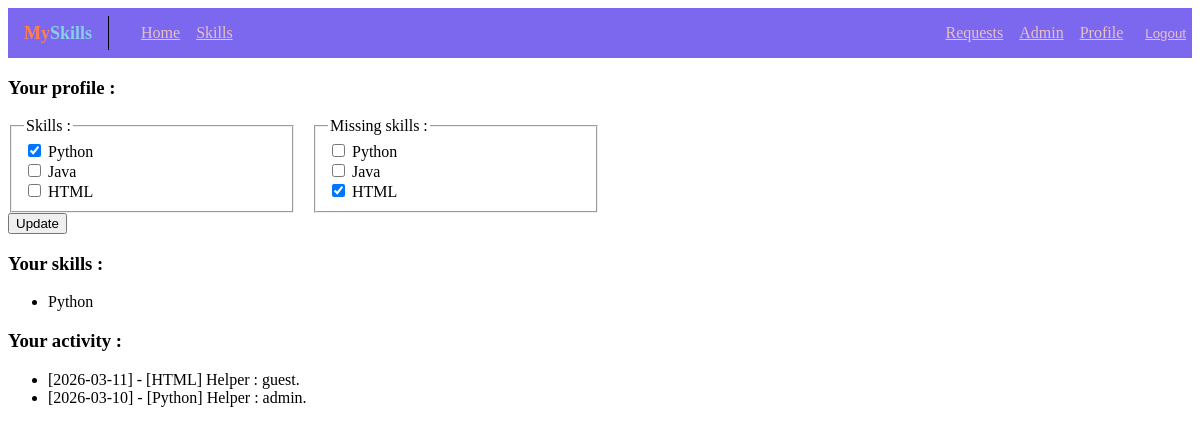
Page /skills/profile/1/ (signed in) on the earlier database version.
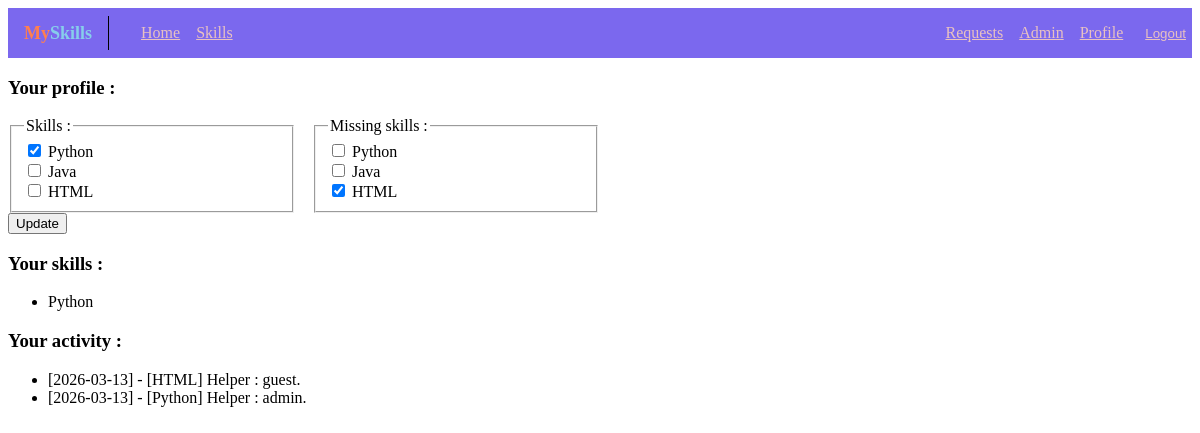
Same page on the later database version.
### skills/models.py (models this page shows, shortened)
class Skill(models.Model):
    skill_name = models.CharField(max_length=100)
    category = models.ForeignKey(Category, on_delete=models.CASCADE, blank=True, null=True, default=None)
    def __str__(self):
        return self.skill_name

class Activity(models.Model):
    activity_date = models.DateField()
    request = models.ForeignKey(Request, related_name="request", on_delete=models.CASCADE)
    helper = models.ForeignKey(Profile, related_name="helper", on_delete=models.CASCADE)
    class Meta:
        verbose_name = "activity"
        verbose_name_plural = "activities"
    def __str__(self):
        return (f"[{self.activity_date}] - [{self.request.needed_skill}]" +
                f"\n\tHelper : {self.helper.user.username}.")

class Request(models.Model):
    author = models.ForeignKey(Profile, on_delete=models.CASCADE)
    schedule = DaysField()
    needed_skill = models.ForeignKey(Skill, on_delete=models.CASCADE)
    is_hidden = models.BooleanField(default=False)

class Profile(models.Model):
    user = models.OneToOneField(User, on_delete=models.CASCADE)
    skills = models.ManyToManyField(Skill, related_name="skills")
    missing_skills = models.ManyToManyField(Skill, related_name="missing_skills")

### skills/views.py (the view)
# urls.py: path("profile/<int:pk>/", views.profile, name="profile"),
@login_required
def profile(request, pk):
    pf = get_object_or_404(Profile, pk=pk)
    if pf.user != request.user:
        return HttpResponseRedirect(reverse("skills:home"))
    if request.method == "POST":
        form = ProfileForm(request.POST, instance=pf)
        if form.is_valid():
            pf_form = form.save(commit=False)
            new_skill = form.cleaned_data["skills"]
            pf.skills.set(new_skill)
            pf_form.save()
            return HttpResponseRedirect(reverse("skills:profile", args=(pk,)))
    else:
        form = ProfileForm(instance=pf)
    return render(request, "skills/profile.html", {
        "skills": Profile.objects.get(pk=pk).skills.all(),
        "activities": Activity.objects.filter(Q(request__author__pk=pk) | Q(helper__pk=pk)),
        "form": form,
    })

### skills/forms.py
class ProfileForm(forms.ModelForm):
    class Meta:
        model = Profile
        fields = ["skills", "missing_skills"]
        widgets = {
            "skills": forms.CheckboxSelectMultiple(),
            "missing_skills": forms.CheckboxSelectMultiple()
        }

### skills/templates/skills/profile.html (shortened to what this page needs)
{% extends "base.html" %}
{% load static %}
{% block style %}<link rel="stylesheet" href="{% static 'skills/profile.css' %}">{% endblock %}
{% block content %}
    <h3>Your profile :</h3>
    <form method="post">
        <div class="form-content">
        {{form}}
        </div>
        <button type="submit">Update</button>
    </form>
    {% if skills %}
        <h3>Your skills :</h3>
        <ul>
            {% for skill in skills %}
                <li><a>
                    {{skill.skill_name}}
                </a></li>
            {% endfor %}
        </ul>
    {% else %}
        <h3>No skills available.</h3>
    {% endif %}
    {% if activities %}
        <h3>Your activity :</h3>
        <ul>
            {% for a in activities %}
                <li><a>
                    {{a}}
                </a></li>
            {% endfor %}
        </ul>
    {% else %}
        <h3>No activity available.</h3>
    {% endif %}
{% endblock %}

### templates/base.html (shortened to what this page needs)
<!DOCTYPE html>
<html lang="en">
<head>
    {% load static %}
    <link rel="stylesheet" href="{% static 'skills/style.css' %}">
    {% block style %}{% endblock %}
</head>
<body>
    <header id="headbar">
        {% block headbar %}
        <div class="start">
            <h3>
                <span class="c1">My</span>
                <span class="c2">Skills</span>
            </h3>
            <ul>
                <li><a href="{% url 'skills:home' %}">Home</a></li>
                <li><a href="{% url 'skills:all' %}">Skills</a></li>
            </ul>
        </div>
        <div class="end"><ul>
            {% if not user.is_authenticated %}
                <li><a href="{% url 'login' %}">Login</a></li>
            {% else %}
                <li><a href="{% url 'skills:request' %}">Requests</a></li>
                {% if user.is_superuser %}
                    <li><a href="{% url 'admin:index' %}">Admin</a></li>
                {% endif %}
                <li><a href="{% url 'skills:profile' user.pk %}">Profile</a></li>
                <li><form action="{% url 'logout' %}" method="post">
                    <button type="submit">
                        Logout</button>
                </form></li>
            {% endif %}
        </ul></div>
        {% endblock %}
    </header>
    <main id="content">
        {% block content %}
        {% endblock %}
    </main>
</body>
</html>

### static/skills/style.css (style rules this page uses)
#headbar { height: 50px; padding-left: 16px; background-color: MediumSlateBlue; display: flex; flex-direction: row; align-items: center; justify-content: space-between; }
#headbar h3 { font-size: 0px; }
#headbar h3 > span { font-size: 18px; }
#headbar .c1 { color: coral; }
#headbar .c2 { color: skyblue; }
#headbar ul { list-style-type: none; display: flex; align-items: center; gap: 16px; padding-inline-start: 16px; }
#headbar .start { display: flex; align-items: center; justify-content: flex-start; }
#headbar .end { display: flex; justify-content: flex-end; }
#headbar a { color: #E8C1C1; }
#headbar button { background: none; text-decoration: underline ;border: none; color: #E8C1C1; cursor: pointer; }

### static/skills/profile.css (style rules this page uses)
.form-content { display: flex; gap: 48px; }
.form-content div { width: 256px; }

Differences in the rows shown:
changed Activity: activity_date+request+helper "[2026-03-11] - [HTML] Helper : guest." → "[2026-03-13] - [HTML] Helper : guest."
changed Activity: activity_date+request+helper "[2026-03-10] - [Python] Helper : admin." → "[2026-03-13] - [Python] Helper : admin."
